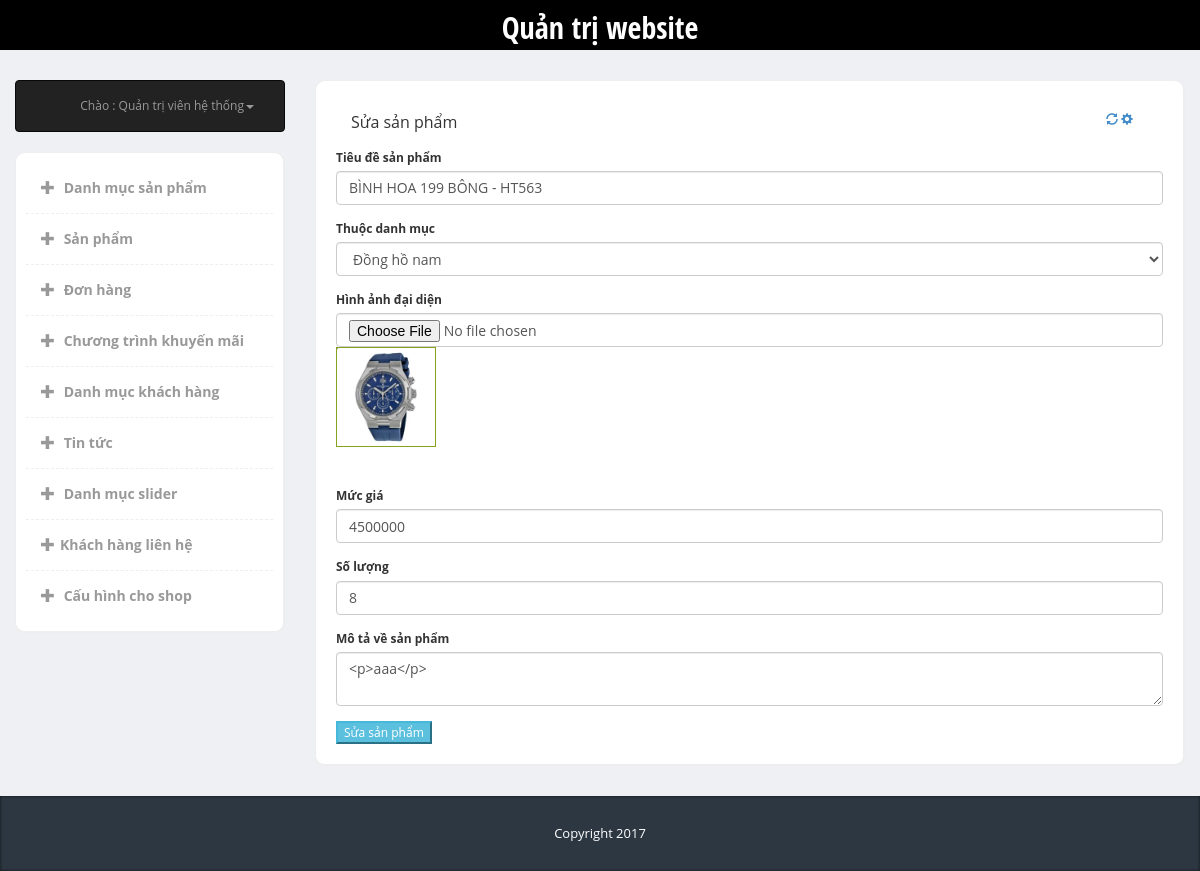
The page /admin/index.php?page=product&type=edit&id=5 (signed in) on the database its author committed.
### tables this page shows
CREATE TABLE `product` (
  `ID` int(10) NOT NULL,
  `Category_ID` int(10) NOT NULL,
  `Product_Name` varchar(255) NOT NULL,
  `Product_Images` varchar(255) NOT NULL,
  `Product_Price` int(10) NOT NULL,
  `Quantity` int(10) NOT NULL,
  `Description` text NOT NULL,
  `Status` tinyint(2) NOT NULL,
  `Created_Date` date NOT NULL,
  `Discount` int(11) NOT NULL
);

CREATE TABLE `category` (
  `ID` int(10) NOT NULL,
  `Category_name` varchar(255) NOT NULL,
  `Parent_id` int(10) NOT NULL
);

### admin/lib_db.php (called while the page is built, shortened)
<?php
global $link;
function select_one($sql){
	$data = exec_select($sql);
	return $data[0];
}
function select_list($sql){
	return exec_select($sql);
}
function exec_select($sql){
	global $link;
	$ret = isset($ret) ? $ret : "";
	$res = $link->query($sql);
	$err = mysqli_error($link);
	if ($res ){
		$ret = array();
		while( $row = $res->fetch_array(MYSQLI_ASSOC) )
		{
			$ret[]= $row ;
		}
	}
	return $ret;
}

### admin/modules/product/edit.php (the view, shortened to what this page needs)
<?php include("edit_exe.php"); ?>
<?php
	$id = isset($_GET['id']) ? $_GET['id'] : '';
	$sql_edit = "select * from product where ID = $id";
	$data_edit = select_one($sql_edit);
	$sql = "select * from category where Parent_ID = 0";
$data_cate_product = select_list($sql);
?>
<div class="panel-heading">
	<div class="panel-title">Sửa sản phẩm</div>
	<div class="panel-options">
		<a href="#" data-rel="collapse"><i class="glyphicon glyphicon-refresh"></i></a>
		<a href="#" data-rel="reload"><i class="glyphicon glyphicon-cog"></i></a>
	</div>
</div>
<div class="panel-body">
	<form class="form-horizontal"  method="POST" enctype="multipart/form-data">
		<fieldset>
	<div class="form-group">
				<label>Tiêu đề sản phẩm</label>
				<input class="form-control" placeholder="" value="<?php if($_POST){ echo $cname ;} else echo $data_edit['Product_Name'];?>" name="cname" type="text">
			</div>
			<div class="form-group">
				<label>Thuộc danh mục</label>
				<select id="input" class="form-control" name="category" required="required">
						<?php
						foreach ($data_cate_product as $datas)
						{
							?>
						<option <?php  if( $datas['ID'] == $data_edit['Category_ID'])  { ?>   selected="selected" <?php } ?> value="<?php echo $datas['ID'] ?>" ><?php echo $datas['Category_name'] ?></option>
						<?php
						$Id_Parent_id = $datas['ID'];
						$sql_parent_category= "select * from category where Parent_id= $Id_Parent_id ";
						$data_parent_category = select_list($sql_parent_category);  ?>
						<?php foreach($data_parent_category as $data2) { ?>
						<option  <?php  if( $data2['ID'] == $data_edit['Category_ID'])  { ?>   selected="selected" <?php } ?>  value="<?php echo $data2['ID'] ?>">--<?php echo $data2['Category_name'] ?></option>
						<?php } } ?>
					</select>
				</div>
				<div class="form-group">
					<label>Hình ảnh đại diện</label>
					<input class="form-control" placeholder="" name="thumbnail" value="<?php echo $data_edit['Product_Images'] ?>" type="file">
					<img src="<?php echo $data_edit['Product_Images']?>" width="100px" style=" margin-bottom: 10px; border: 1px solid #86a31d">
			</div>
				</div>
				<div class="form-group">
					<label>Mức giá</label>
					<input class="form-control" placeholder="Nhập mức giá" name="price" value="<?php echo $data_edit['Product_Price'] ?>" type="number">
				</div>
				<div class="form-group">
					<label>Số lượng</label>
					<input class="form-control" placeholder="Số lượng" name="quantity" value="<?php echo $data_edit['Quantity'] ?>" type="number">
				</div>
				<div class="form-group">
					<label>Mô tả về sản phẩm</label>
					<textarea class="form-control ckeditor" placeholder="Mô tả cụ thể" name="description"><?php echo $data_edit['Description'] ?> </textarea>
				</div>
			<div>
				<div>
					<button class="btn-info" name="updateproduct" type="submit">
						Sửa sản phẩm
					</button>
				</div>
			</div>
	</div>

### admin/css/styles.css (style rules this page uses)
body { font-family: 'Open Sans', sans-serif; background-color: #f7f7f7; position: relative; margin: 0px; font-size: 12px; padding: 0px; }
body { background-color: #eff0f3; }
.panel-heading>.panel-title, .content-box-header .panel-title { float: left; padding: 0px; padding-top: 0px; }
.panel-heading>.panel-options, .content-box-header .panel-options { float: right; padding-right: 15px; }
.panel-heading>.panel-options>a, .content-box-header .panel-options>a { margin-top: 10px; }
.panel-body { clear:both; }

### rows shown on the page
product: cname "BÌNH HOA 199 BÔNG - HT563", category "Đồng hồ nam", Product_Images (picture), price "4500000", quantity "8", description "<p>aaa</p>"
